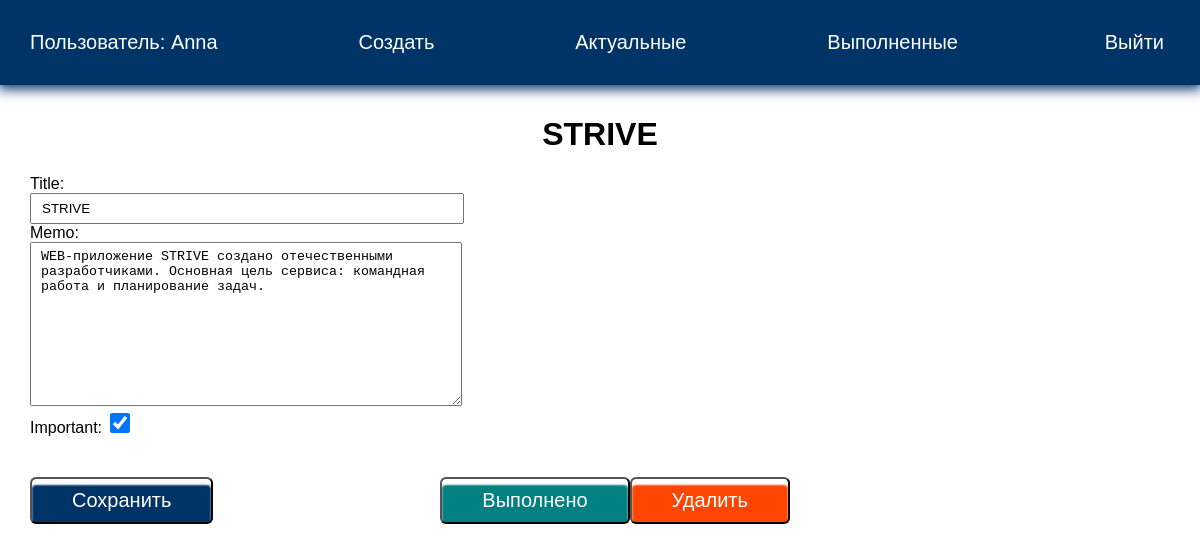
Screenshot of /todo/6/ (signed in) with the database file from the repository.
### todo/models.py (models this page shows, shortened)
class Todo(models.Model):
    title = models.CharField(max_length=100)
    memo = models.TextField(blank=True)
    created = models.DateTimeField(auto_now_add=True)
    date_completed = models.DateTimeField(blank=True, null=True)
    important = models.BooleanField(default=False)
    user = models.ForeignKey(User, on_delete=models.CASCADE)

### todo/views.py (the view, shortened to what this page needs)
# urls.py: path('todo/<int:todo_pk>/', views.view_todo, name='viewtodo'),
@login_required()
def view_todo(request, todo_pk):
    todo = get_object_or_404(Todo, pk=todo_pk)
    if request.method == 'GET':
        form = TodoForm(instance=todo)
        return render(request, 'todo/viewtodo.html', {"todo": todo, 'form': form})

### todo/forms.py
class TodoForm(ModelForm):
    class Meta:
        model = Todo
        fields = ['title', 'memo', 'important']

### todo/templates/todo/viewtodo.html (shortened to what this page needs)
{% extends 'todo/base.html' %}
{% block content %}
<h1>{{ todo.title }}</h1>
<div class="but">
    <form method="POST">
        {{ form }}
        <button class="btn">Сохранить</button>
    </form>
    <form action="{% url 'completetodo' todo.id %}" method="post">
        <button class="btn good">Выполнено</button>
    </form>
    <form action="{% url 'deletetodo' todo.id %}" method="post">
        <button class="btn remove">Удалить</button>
    </form>
</div>
{% endblock %}

### todo/templates/todo/base.html (shortened to what this page needs)
<!DOCTYPE html>
{% load static %}
<html lang="en">
<head>
    <link rel="stylesheet" href="{% static 'css/style.css' %}">
</head>
<body>
<div class="menu">
    <div class="wrap">
        <ul>
            {% if user.is_authenticated %}
            <li class="logo">Пользователь: {{ user.username }}</li>
            <li><a href="{% url 'createtodo' %}">Создать</a></li>
            <li><a href="{% url 'currenttodos' %}">Актуальные</a></li>
            <li><a href="{% url 'completedtodos' %}">Выполненные</a></li>
            <li>
                <form action="{% url 'logoutuser' %}" method="post">
                    <button class="top">Выйти</button>
                </form>
            </li>
            {% else %}
            <li><a href="{% url 'signupuser' %}">Зарегистрироваться</a></li>
            <li><a href="{% url 'loginuser' %}">Войти</a></li>
            {% endif %}
        </ul>
    </div>
</div>
<div class="content">
    <div class="wrap">
        {% block content %}
        {% endblock %}
    </div>
</div>
</body>
</html>

### todo/static/css/style.css (style rules this page uses)
body { padding: 0; margin: 0; font-family: Arial, Helvetica, sans-serif; }
.wrap { max-width: 1200px; margin: 0 auto; padding: 10px 30px; box-sizing: border-box; }
.menu { background: #003366; box-shadow: 0 2px 12px 2px #003366; }
ul { list-style: none; padding: 0; }
.menu ul { display: flex; justify-content: space-between; align-items: center; font-size: 20px; }
.menu a, .menu li { color: #FFF; }
a { text-decoration: none; }
.btn { background: #003366; color: #FFF; border-radius: 6px; box-shadow: inset 0 6px 2px #FFF; padding: 10px 40px; margin-top: 40px; font-size: 20px; cursor: pointer; }
.center, h1, h2, h3 { text-align: center; }
input, textarea { width: 100%; padding: 6px 10px; }
.top { background: transparent; border: none; color: #FFF; font-size: 20px; cursor: pointer; }
#id_important { width: 20px; height: 20px; }
.but { display: flex; align-items: flex-end; }
.good { background: teal; }
.remove { background: orangered; }

### rows the page displays
Todo: title "STRIVE", memo "WEB-приложение STRIVE создано отечественными разработчиками. Основная цель сервиса: командная работа и планирование задач.", important "☑"

### other values shown
{{ user.username }} "Anna"
